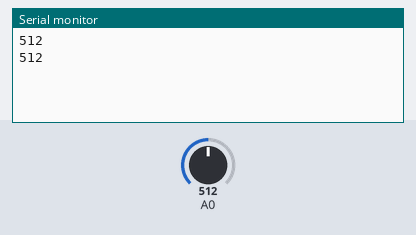
The sketch below on a simulated Arduino Uno, built with avr-gcc and run on an emulated ATmega328P. Shown: the last lines printed to the serial monitor. Inputs (shaded band) come from the test bench; at power-on: A0 = 512.

Above: at 1.8 s.
1.9 s: A0 set to 716
At 2.8 s:
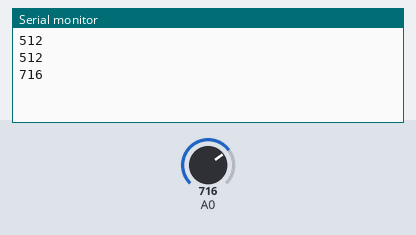
3.4 s: A0 set to 900
At 4.8 s:
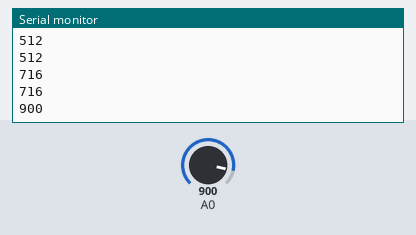
Timing chart, 0 to 6.4 s (numbered marks = the images above; inputs shaded):
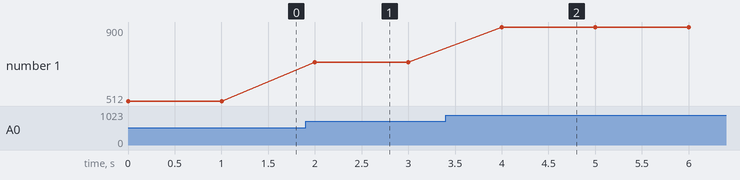

Measured:
- after the input at 1.9 s, the serial monitor: prints a new line after 0.10 s (image 1)
- after the input at 3.4 s, the serial monitor: prints a new line after 0.60 s (image 2)
- plotted number 1: 512 → 716 after the input at 1.9 s, 716 → 900 after the input at 3.4 s

The sketch:

A02.ino
```cpp
int n;
void setup() {
  // put your setup code here, to run once:
  Serial.begin(9600);

}

void loop() {
  // put your main code here, to run repeatedly:
  int n = analogRead(A0);
  Serial.println(n, DEC);
  delay(1000);
}
```
